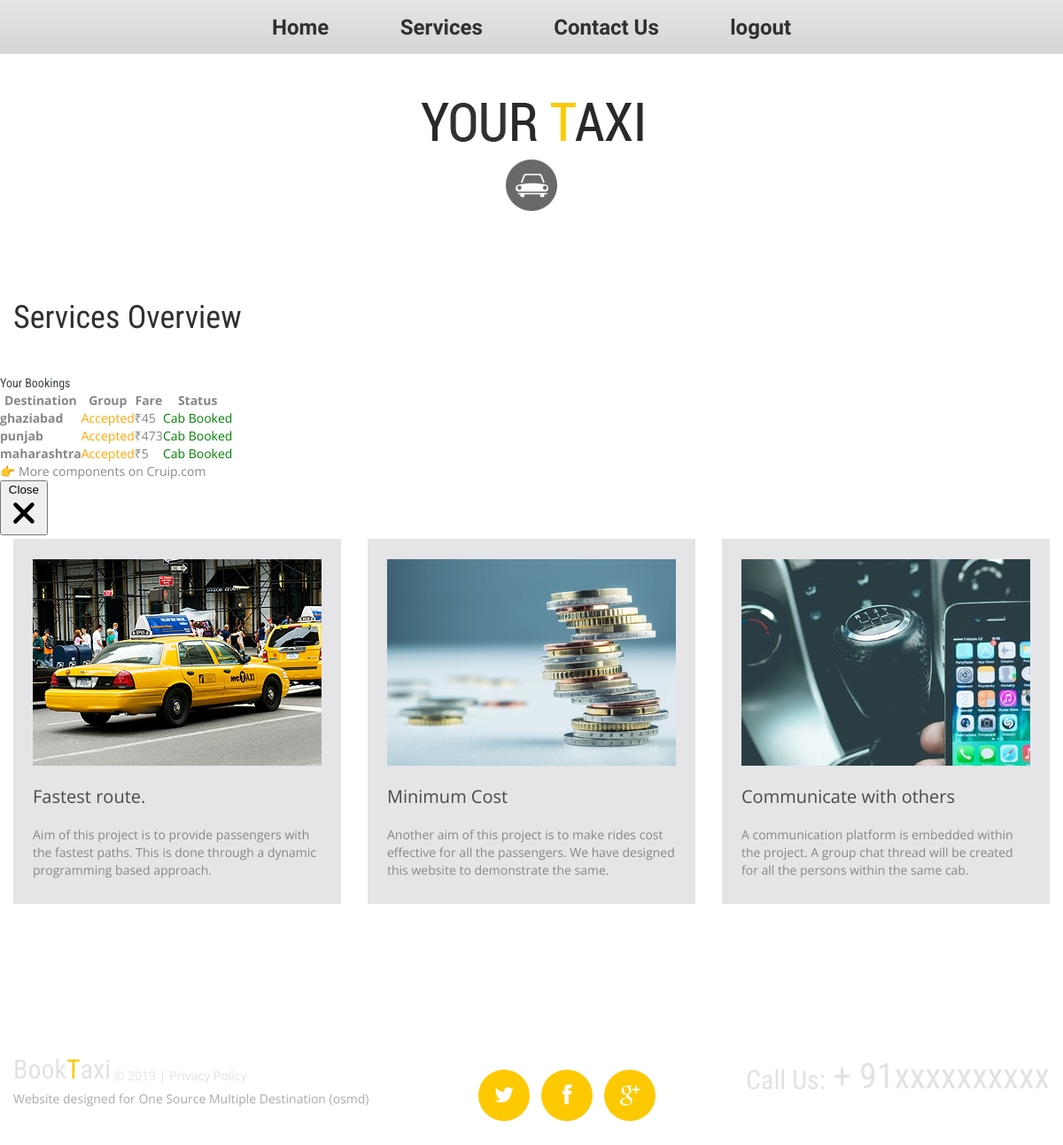
Before: /services/ (signed in) with the older database file.
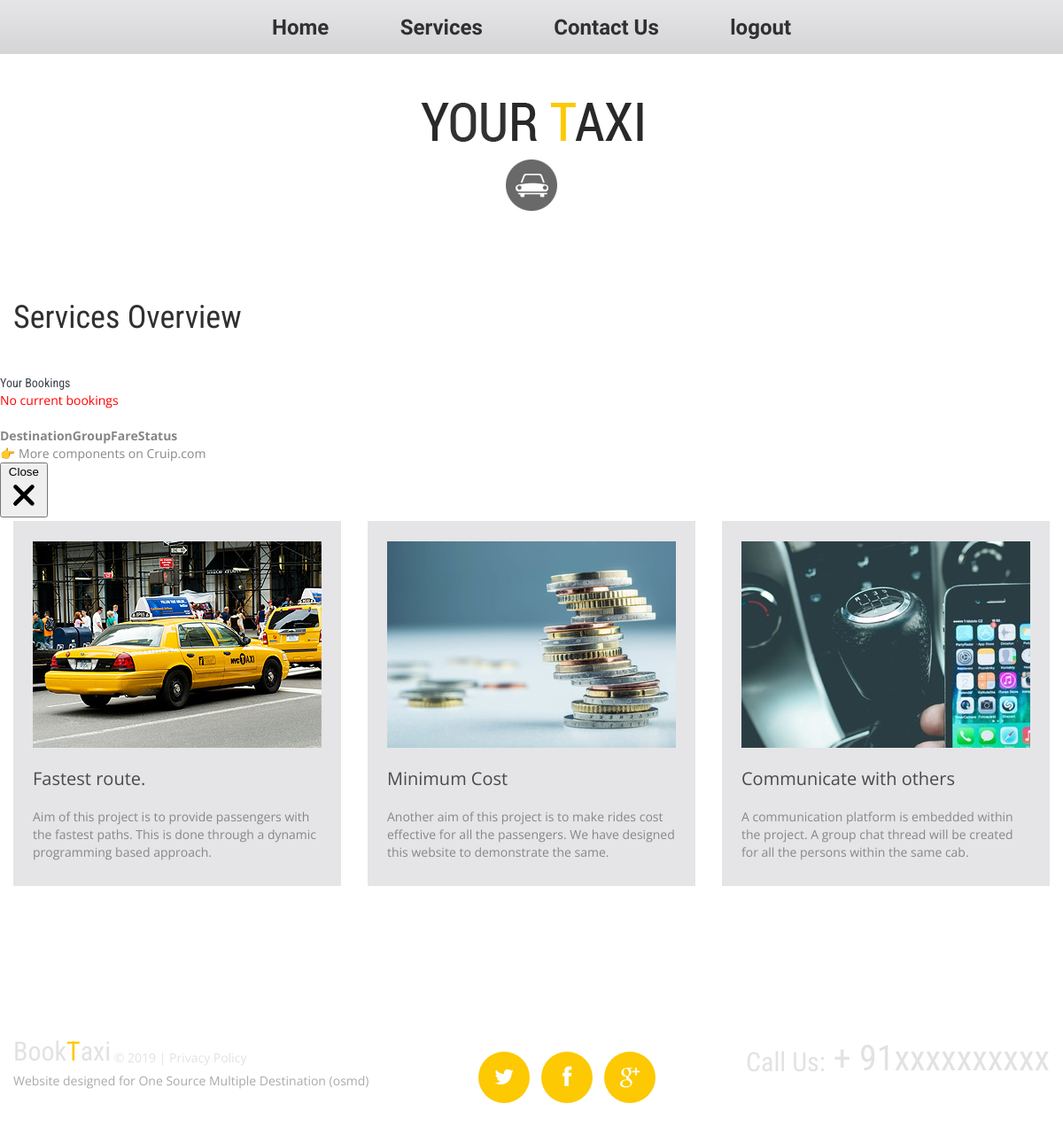
After: the same page with the newer database file.
### BookCab/models.py (models this page shows, shortened)
class Booking(models.Model):
    destination = models.CharField(max_length=50,blank=False,null=True)
    user = models.ForeignKey(settings.AUTH_USER_MODEL,on_delete=models.CASCADE,related_name="user")
    status = models.PositiveIntegerField(default=0,validators=[MinValueValidator(0),MaxValueValidator(3)])
    time = models.TimeField(auto_now_add=True)
    date = models.DateField(auto_now_add=True)
    group = models.ForeignKey(CabGroup,on_delete=models.CASCADE,null=True,blank=True)
    cost = models.PositiveIntegerField(blank=True,null=True)
    distance = models.PositiveIntegerField(blank=True,null=True)

### osmd/decorators.py (the view)
    def wrapper(request,*args,**kwargs):
        if not request.user.is_authenticated:
            return redirect('login')
        else:
            return view_func(request,*args,**kwargs)

### BookCab/views.py (called while the page is built)
@check_authentication
def services(request):
    bookings = Booking.objects.all().filter(user=request.user)
    context = {
        "bookings":bookings,
    }
    return render(request,'services.html',context)

### templates/services.html (shortened to what the changed rows need)
<!DOCTYPE html>
<html lang="en">
<head>
	{%load static%}
	<link rel="stylesheet" href="{%static 'css/style.css'%}">
</head>
<body class="page1" id="top">
	<div class="main">
		{%include 'navbar.html'%}
		<div class="content">
			<div class="container_12">
				<script src="https://unpkg.com/tailwindcss-jit-cdn"></script>
				<section class="flex w-full flex-col justify-center antialiased bg-gray-100 text-gray-600  p-1 mb-8">
					<div class="h-full">
						<div class="w-full  mx-auto bg-white shadow-lg rounded-sm border border-gray-200">
							<header class="px-5 py-4 border-b border-gray-100">
								<h2 class="font-semibold text-gray-800"> Your Bookings</h2>
							</header>
							<div class="p-3">
								<div class="overflow-x-auto">
									<table class="table-auto w-full">
										<thead class="text-xs font-semibold uppercase text-gray-400 bg-gray-50">
											<tr>
												<th class="p-2 whitespace-nowrap">
													<div class="font-semibold text-left">Destination</div>
												</th>
												<th class="p-2 whitespace-nowrap">
													<div class="font-semibold text-left">Group</div>
												</th>
												<th class="p-2 whitespace-nowrap">
													<div class="font-semibold text-left">Fare</div>
												</th>
												<th class="p-2 whitespace-nowrap">
													<div class="font-semibold text-center">Status</div>
												</th>
											</tr>
										</thead>
										<tbody class="text-sm divide-y divide-gray-100">
											{%if bookings%}
												{%for booking in bookings%}
														<tr>
															<td class="p-2 whitespace-nowrap">
																<div class="flex items-center">
																	{%if booking.status == 1%}
																		<a href="{%url 'detail_group' booking.group.id%}" class="tire font-medium text-gray-800">{{booking.destination}}</a>
																	{%else%}
																		<a class="tire font-medium text-gray-800">{{booking.destination}}</a>
																	{%endif%}
																</div>
															</td>
															<td class="p-2 whitespace-nowrap">
																{%if booking.status == 1%}
																	<div class="text-left" style="color: orange;">Accepted</div>
																	{%else%}
																	<div class="text-left" style="color: green;">searching groups</div>
																	{%endif%}
																</td>
																<td class="p-2 whitespace-nowrap">
																	{%if booking.status == 1%}
																	<div class="text-left font-medium text-green-500">₹{{booking.cost}}</div>
																	{%else%}
																	<div class="text-left font-medium text-green-500" style="color: red;">0</div>
																	{%endif%}
																</td>
																<td class="p-2 whitespace-nowrap">
																	{%if booking.status == 1%}
																	<div class="text-lg text-center" style="color: green;">Cab Booked</div>
																	{%else%}
																	<div class="text-lg text-center" style="color: red;">ongoing</div>
																	{%endif%}
																</td>
															</tr>
														{%endfor%}
											{%else%}
													<div>
														<p style="color: red;">No current bookings</p>
													</div>
											{%endif%}
										</tbody>
									</table>
								</div>
							</div>
						</div>
					</div>
				</section>
			</div>
		</div>
	</div>
</body>
</html>

Changed rows visible on the page:
removed Booking: destination "ghaziabad", status "Accepted", cost "45"
removed Booking: destination "punjab", status "Accepted", cost "473"
removed Booking: destination "maharashtra", status "Accepted", cost "5"
Other visible differences:
text now shown: "No current bookings"
